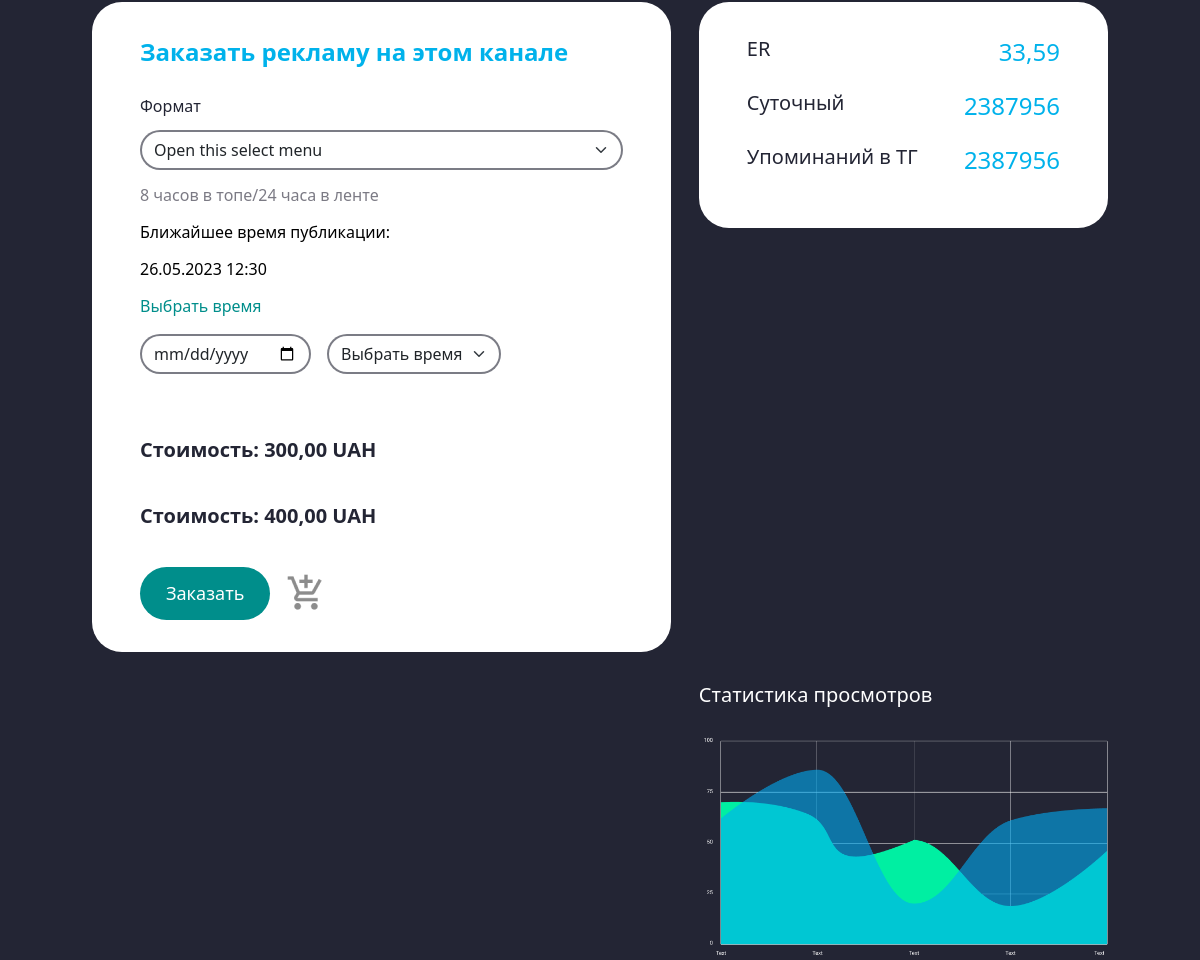
The app's page /page/57 (middle part), older data.
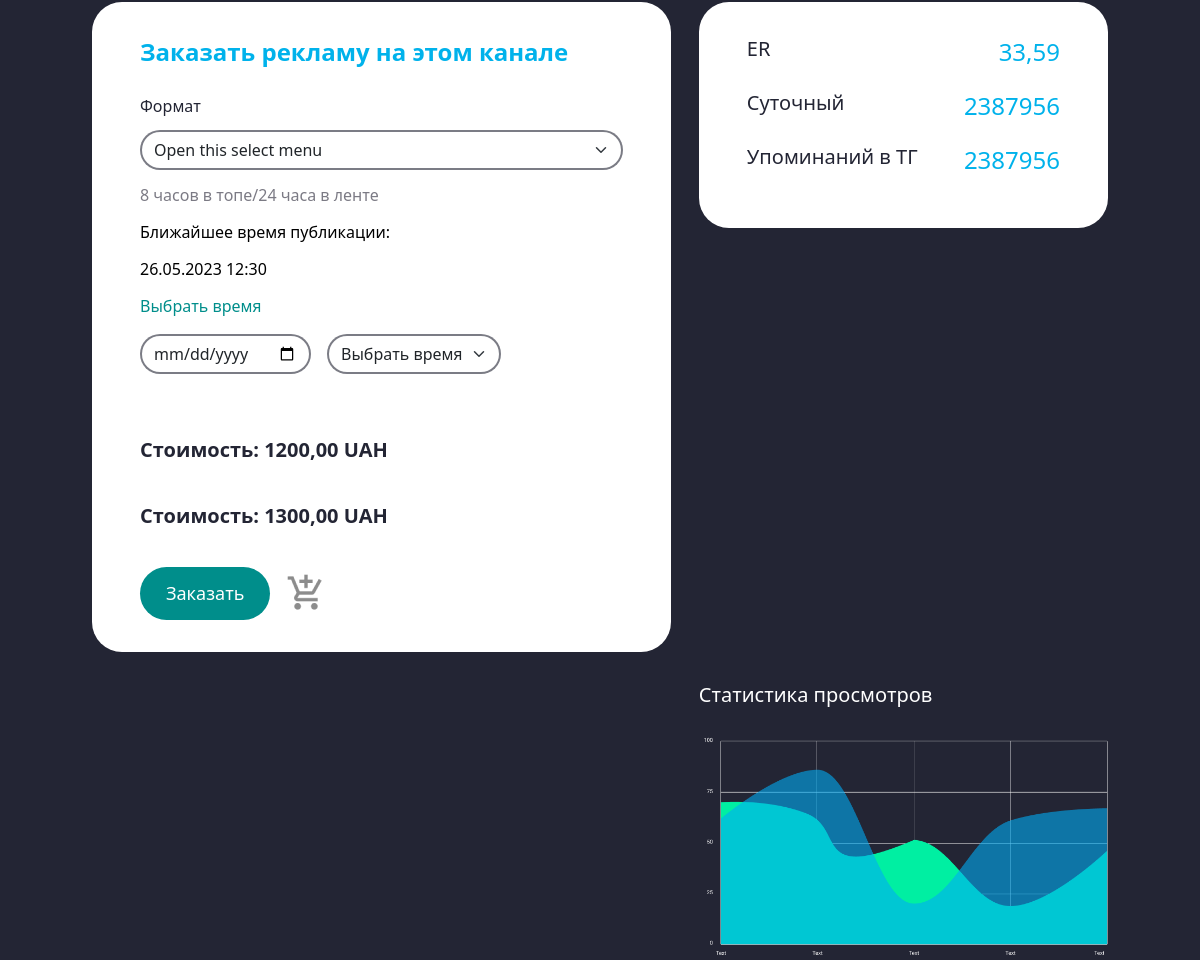
The same page, newer data.
### accounts/models.py (models this page shows, shortened)
class Cost_Format(models.Model):
    add_chanel=models.ForeignKey(Add_chanel,on_delete=models.CASCADE,related_name='cost_formats')
    placement_format = models.CharField(max_length=100)
    cost_per_format = models.DecimalField(max_digits=10, decimal_places=2)

### accounts/views.py (the view)
# urls.py: path('page/<int:pk>', views.Page_List.as_view(),name='page'),
class Page_List(DetailView):
    template_name = 'page.html'
    model = Chanel

### accounts/templates/page.html (shortened to what this page needs)
{% extends 'base.html' %}
{% load static %}
{% load mathfilters %}
{% block header %}
<body class="page__body">
<div class="registration-container">
{% endblock %}
{% block content %}
    {% with er=object.views|div:object.subscribers|mul:100 %}
    <main class="main">
        <div class="page__channel"><div class="container-fluid"><div class="page__channel-cards"><div class="page__channel-cards-box">
            <p class="box__right-title fw-bold" style="color: #00B2EB">Заказать рекламу на этом канале</p>
            <label>Формат <select class="form-select" aria-label="Default select example">
                <option selected="selected">Open this select menu</option>
            </select>
            </label> <span class="box__time">8 часов в топе/24 часа в ленте</span> <span class="box__time" style="color:#000;">Ближайшее время публикации: </span><span class="box__time" style="color:#000;">26.05.2023 12:30</span> <span class="box__time" style="color:#008E8B;">Выбрать время</span><div class="d-flex gap-3 mt-3 time__wrapper"><div><input type="date" class="form-control" placeholder="Выбрать дату"></div><div><select class="form-select" aria-label="Default select example"><option selected="selected">Выбрать время</option>
            <option value="1">One</option><option value="2">Two</option><option value="3">Three</option></select></div></div>
            <div class="box__bottom">
                {% for cost_format in object.add_chanel.cost_formats.all %}
                <p class="box__bottom-text">Стоимость: {{cost_format.cost_per_format}} UAH</p>
                {% endfor %}
                <div class="d-flex align-items-center gap-3"><button class="btn-reset">Заказать</button> <a href="{% url 'logging' %}"><img src="{% static 'img/add-shopping-cart.png' %}" alt=""></a></div></div></div><div class="page__channel-cards-box"><div class="d-flex flex-column"><div class="d-flex justify-content-between"><p class="number__title">ER</p><span class="number__count" style="color:#00B2EB;">{{er|floatformat:2}}</span></div><div class="d-flex justify-content-between"><p class="number__title">Суточный</p><span class="number__count" style="color:#00B2EB;">2387956</span></div><div class="d-flex justify-content-between"><p class="number__title">Упоминаний в ТГ</p><span class="number__count" style="color:#00B2EB;">2387956</span></div></div></div><div><p class="statistics__title">Статистика просмотров</p><img src="img/stat.png" alt=""></div></div></div></div></main></div>
    {% endwith %}
    {% endblock %}

Row changes from the older to the newer data that the page shows:
removed Cost_Format: cost_per_format "300,00"
removed Cost_Format: cost_per_format "400,00"
added Cost_Format: cost_per_format "1200,00"
added Cost_Format: cost_per_format "1300,00"
